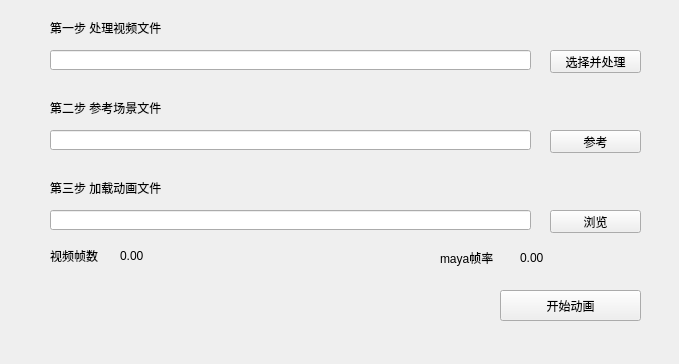
<?xml version="1.0" encoding="UTF-8"?>
<ui version="4.0">
 <class>Form</class>
 <widget class="QWidget" name="Form">
  <property name="geometry">
   <rect>
    <x>0</x>
    <y>0</y>
    <width>679</width>
    <height>364</height>
   </rect>
  </property>
  <property name="windowTitle">
   <string>Form</string>
  </property>
  <widget class="QLineEdit" name="lineEdit">
   <property name="geometry">
    <rect>
     <x>50</x>
     <y>210</y>
     <width>481</width>
     <height>20</height>
    </rect>
   </property>
  </widget>
  <widget class="QPushButton" name="pushButton">
   <property name="geometry">
    <rect>
     <x>550</x>
     <y>210</y>
     <width>91</width>
     <height>23</height>
    </rect>
   </property>
   <property name="text">
    <string>浏览</string>
   </property>
  </widget>
  <widget class="QLabel" name="label">
   <property name="geometry">
    <rect>
     <x>440</x>
     <y>250</y>
     <width>91</width>
     <height>16</height>
    </rect>
   </property>
   <property name="text">
    <string>maya帧率</string>
   </property>
  </widget>
  <widget class="QLabel" name="label_2">
   <property name="geometry">
    <rect>
     <x>520</x>
     <y>250</y>
     <width>111</width>
     <height>16</height>
    </rect>
   </property>
   <property name="text">
    <string>0.00</string>
   </property>
  </widget>
  <widget class="QLabel" name="label_3">
   <property name="geometry">
    <rect>
     <x>50</x>
     <y>250</y>
     <width>54</width>
     <height>12</height>
    </rect>
   </property>
   <property name="text">
    <string>视频帧数</string>
   </property>
  </widget>
  <widget class="QLabel" name="label_4">
   <property name="geometry">
    <rect>
     <x>120</x>
     <y>250</y>
     <width>54</width>
     <height>12</height>
    </rect>
   </property>
   <property name="text">
    <string>0.00</string>
   </property>
  </widget>
  <widget class="QPushButton" name="pushButton_2">
   <property name="geometry">
    <rect>
     <x>500</x>
     <y>290</y>
     <width>141</width>
     <height>31</height>
    </rect>
   </property>
   <property name="text">
    <string>开始动画</string>
   </property>
  </widget>
  <widget class="QLabel" name="label_5">
   <property name="geometry">
    <rect>
     <x>50</x>
     <y>100</y>
     <width>161</width>
     <height>16</height>
    </rect>
   </property>
   <property name="text">
    <string>第二步 参考场景文件</string>
   </property>
  </widget>
  <widget class="QLineEdit" name="lineEdit_2">
   <property name="geometry">
    <rect>
     <x>50</x>
     <y>130</y>
     <width>481</width>
     <height>20</height>
    </rect>
   </property>
  </widget>
  <widget class="QLabel" name="label_6">
   <property name="geometry">
    <rect>
     <x>50</x>
     <y>180</y>
     <width>161</width>
     <height>16</height>
    </rect>
   </property>
   <property name="text">
    <string>第三步 加载动画文件</string>
   </property>
  </widget>
  <widget class="QPushButton" name="pushButton_3">
   <property name="geometry">
    <rect>
     <x>550</x>
     <y>130</y>
     <width>91</width>
     <height>23</height>
    </rect>
   </property>
   <property name="text">
    <string>参考</string>
   </property>
  </widget>
  <widget class="QLabel" name="label_7">
   <property name="geometry">
    <rect>
     <x>50</x>
     <y>20</y>
     <width>161</width>
     <height>16</height>
    </rect>
   </property>
   <property name="text">
    <string>第一步 处理视频文件</string>
   </property>
  </widget>
  <widget class="QLineEdit" name="lineEdit_3">
   <property name="geometry">
    <rect>
     <x>50</x>
     <y>50</y>
     <width>481</width>
     <height>20</height>
    </rect>
   </property>
  </widget>
  <widget class="QPushButton" name="pushButton_4">
   <property name="geometry">
    <rect>
     <x>550</x>
     <y>50</y>
     <width>91</width>
     <height>23</height>
    </rect>
   </property>
   <property name="text">
    <string>选择并处理</string>
   </property>
  </widget>
 </widget>
 <resources/>
 <connections/>
</ui>
